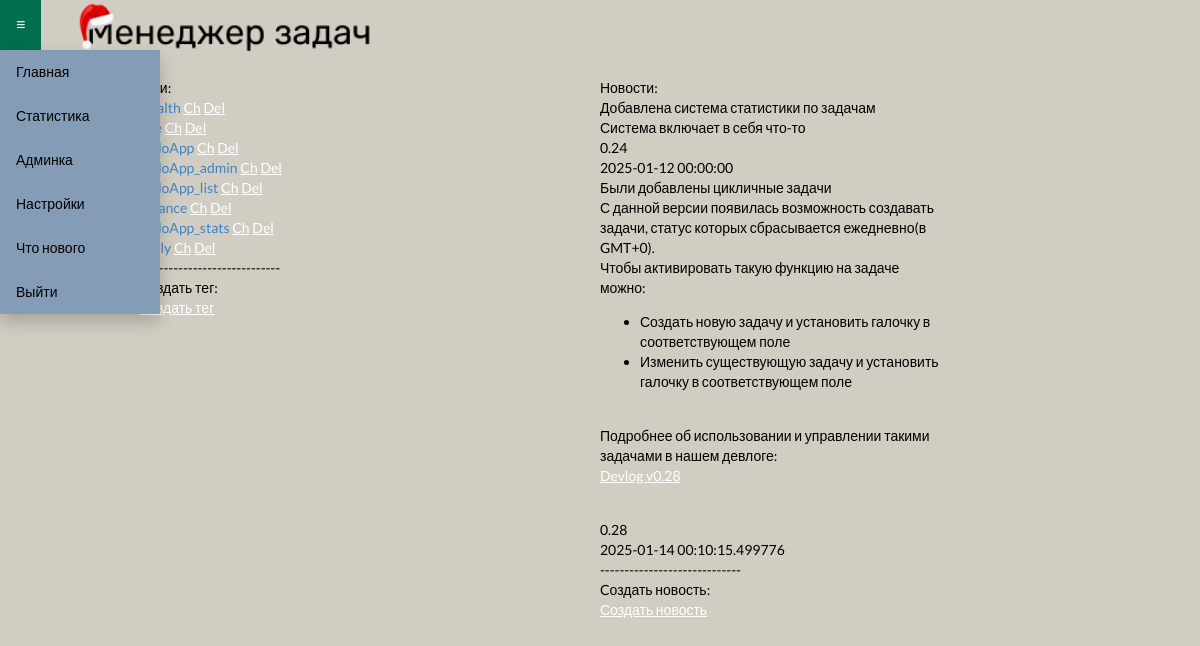
The page /admin (signed in) on the database its author committed.
### todo/models.py (models this page shows)
class Tag(db.Model):
    id = db.Column(db.Integer, primary_key=True)
    uid = db.Column(db.Integer)
    ws_id = db.Column(db.Integer)
    title = db.Column(db.String(100))
    descr = db.Column(db.String(1000))

class News(db.Model):
    id = db.Column(db.Integer, primary_key=True)
    title = db.Column(db.String(100))
    descr = db.Column(db.String(1000))
    version = db.Column(db.String(10))
    create_date = db.Column(db.String(25))
    to_send = db.Column(db.Boolean)

### todo/routes.py (the view)
@app.get('/admin')
@login_required
def admin():
    if current_user.id !=1:
        todo_tags = Tag.query.filter_by(uid=current_user.id).distinct(Tag.title)
        return render_template('todo/admin.html', tag_list=todo_tags)
    else:
        news_list = News.query.all()
        todo_tags = Tag.query.filter_by(uid=current_user.id).distinct(Tag.title)
        return render_template('todo/admin.html', tag_list=todo_tags, news_list=news_list)

### todo/routes.py (called while the page is built)
@login_manager.user_loader
def load_user(user_id):
    user = db.session.get(Users, int(user_id))
    return user

### todo/templates/todo/admin.html (shortened to what this page needs)
{% extends 'todo/layout.html' %}
    {% block content %}
    <div class="content" style="  display: flex; margin-top: 2%; margin-left: 2%; margin-right: 2%;">
        <div class="form" style="width: 30%;margin-left: 10%; margin-right: 10%;">
            {% block tags %}
            Теги:<br>
            {% for tag in tag_list %}
            <a>{{tag.title}}</a> <a href="/get_tag/{{tag.id}}">Ch</a> <a href="/delete_tag/{{ tag.id }}">Del</a>
            <br>
            {% endfor %}
            -----------------------------<br>
            Создать тег: <br>
            <a href="#openModal">Создать тег</a><br>
            {% endblock %}
        </div>
        <div class="form2" style="{% if news_list %}width: 30%; margin-right: 10%; {% endif %}">
            {% block news %}
            {% if news_list %}
            Новости: <br>
            {% for post in news_list %}
            {{post.title}}<br>{{post.descr | safe}}<br>{{post.version}}<br>{{post.create_date}}<br>{{post.is_send}}
            {% endfor %}
            -----------------------------<br>
            Cоздать новость: <br>
            <a href="#openModal3">Создать новость</a><br>
            {% endif %}
            {% endblock %}
        </div>
    </div>
    {% endblock content %}

### todo/static/css/style.css (style rules this page uses)
body { font-family: Roboto-Regular; transition: background-color 0.3s ease; margin: 0; }
a:link { color: white; text-decoration: underline; cursor: pointer; }

### rows shown on the page
Tag: title "TodoApp"
Tag: title "TodoApp_admin"
Tag: title "TodoApp_list"
Tag: title "Finance"
Tag: title "TodoApp_stats"
News: title "Добавлена система статистики по задачам", descr "Система включает в себя что-то", version "0.24", create_date "2025-01-12 00:00:00"
News: title "Были добавлены цикличные задачи", descr "С данной версии появилась возможность создавать задачи, статус которых сбрасывается ежедневно(в GMT+0). Чтобы активировать такую функцию на задаче можно: Создать новую задачу и установить галочку в соответствующем поле Изменить существующую задачу и установить галочку в соответствующем поле Подробнее об использовании и управлении такими задачами в нашем девлоге: Devlog v0.28", version "0.28", create_date "2025-01-14 00:10:15.499776"
